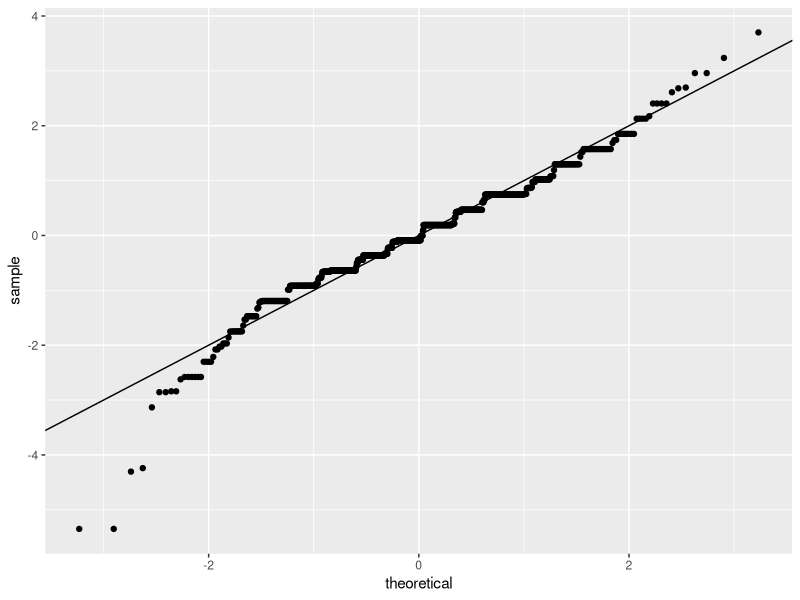
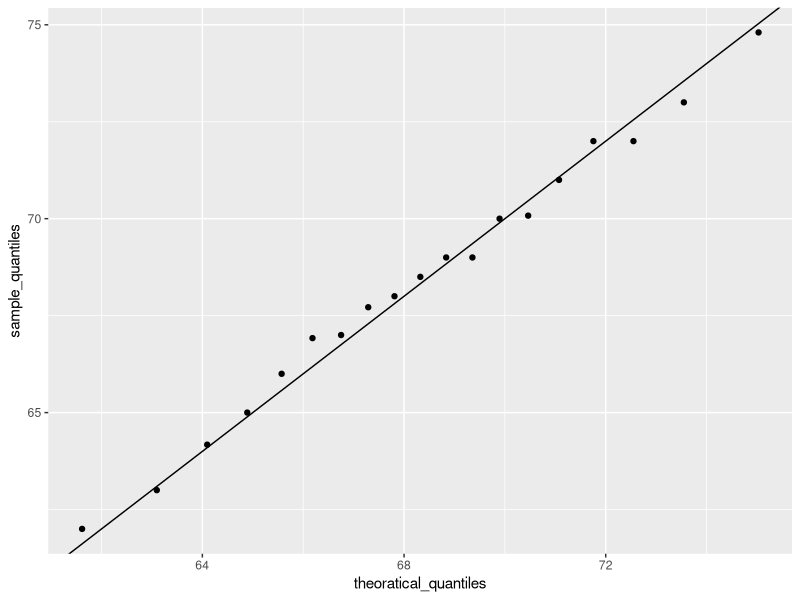
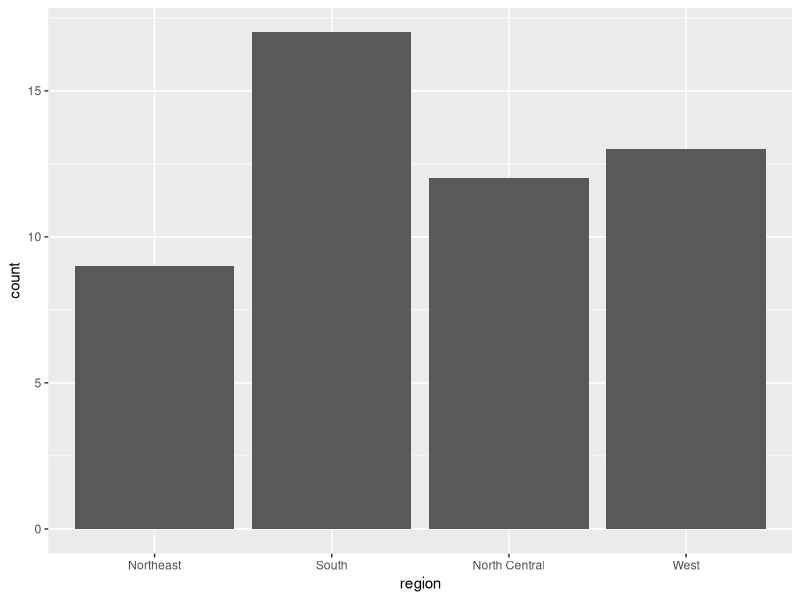
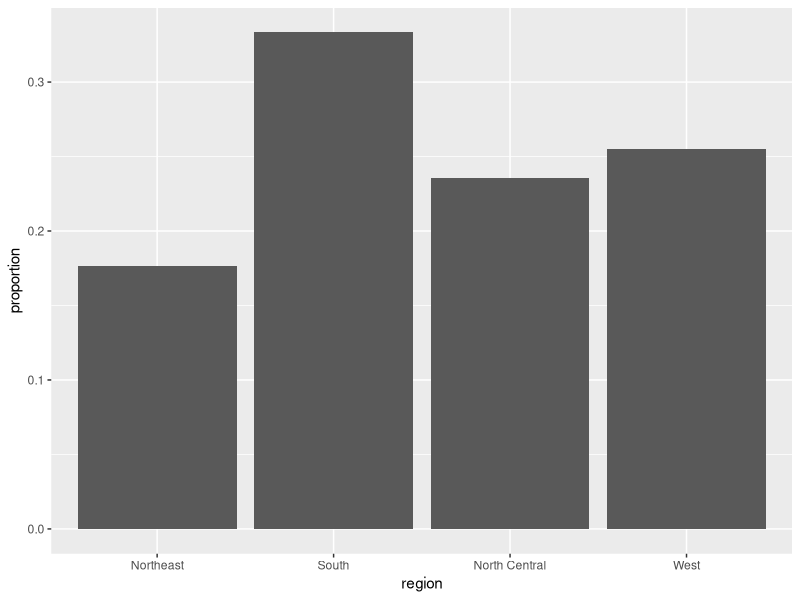
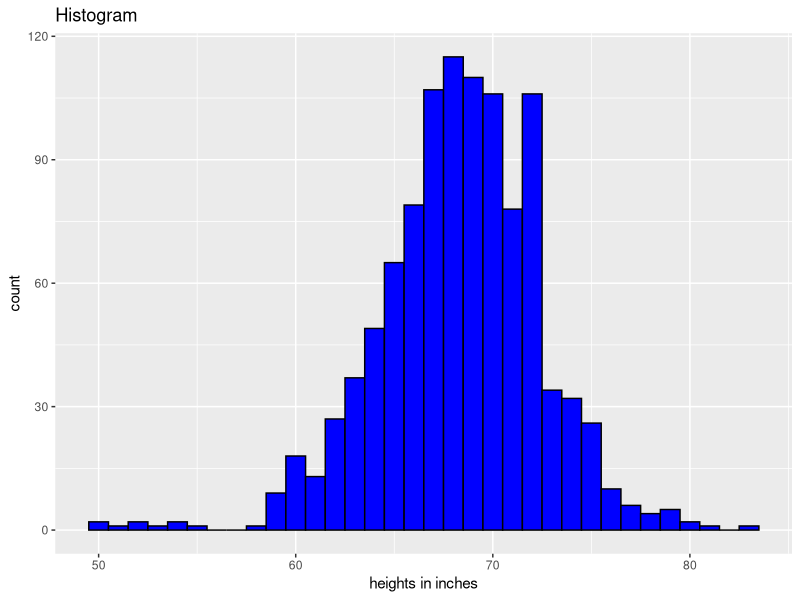
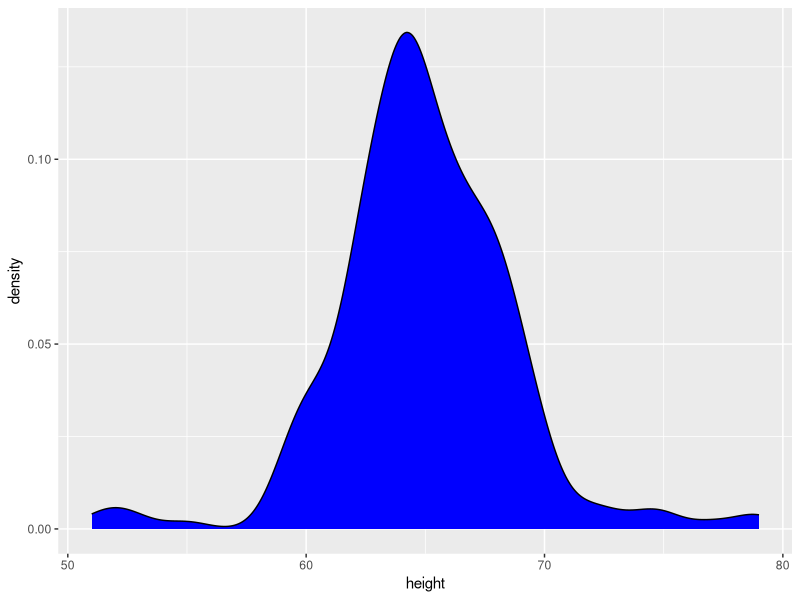
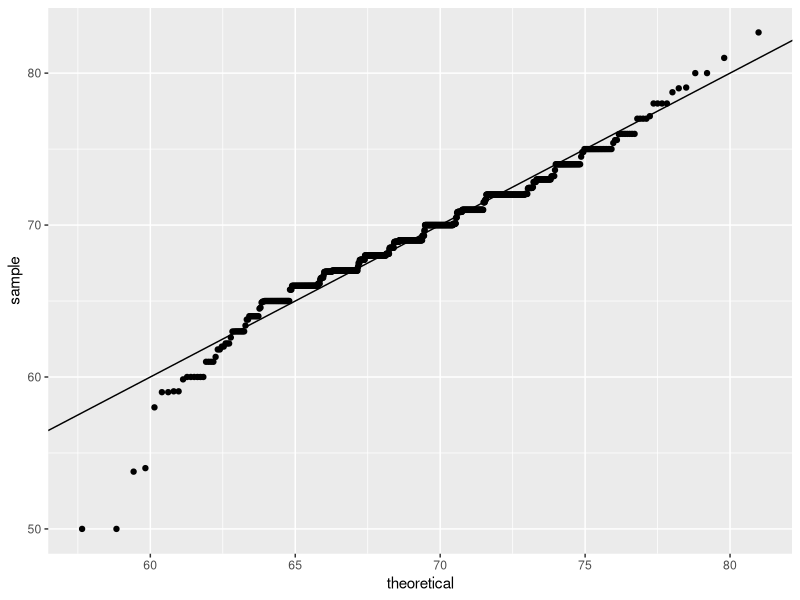
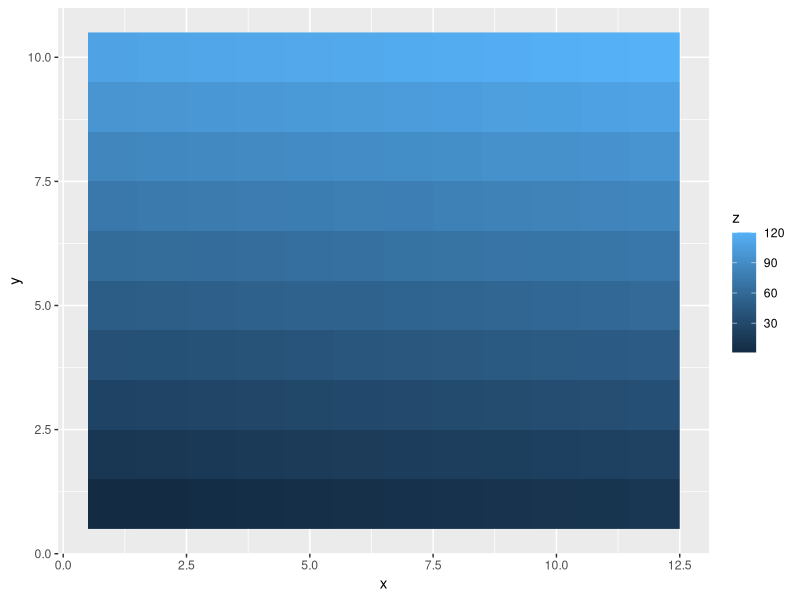

Recreate these plots in R, in order.
library(dslabs)
library(tidyverse)
data(heights)
p<-heights %>% filter(sex=="Male") %>% ggplot(aes(sample=scale(height)))+geom_qq()+geom_abline()
p
p<-seq(0.05,0.95,0.05)
sample_quantiles<-quantile(heights$height,p)
theoratical_quantiles<-qnorm(p,mean=mean(heights$height),sd=sd(heights$height))

qplot(theoratical_quantiles,sample_quantiles)+geom_abline()

#qqplot are useful to find out that whether given data is normally distrubuted or not.

#barplots
data(murders)
murders%>%ggplot(aes(region))+geom_bar()
#we often use the propotion
tab<-murders%>%count(region)%>%mutate(proportion=n/sum(n))
tab%>%ggplot(aes(region,proportion))+geom_bar(stat = "Identity")

heights%>%ggplot(aes(height))+geom_histogram(binwidth = 1,col="black",fill="blue")+xlab("heights in inches")+ggtitle("Histogram")

#density plots
heights%>%filter(sex=="Female")%>%ggplot(aes(height))+geom_density(fill="blue")

#qqplot
params<-heights%>%filter(sex=="Male")%>%summarise(mean=mean(height),sd=sd(height))
heights%>%filter(sex=="Male")%>%ggplot(aes(sample=height))+geom_qq(dparams = params)+geom_abline()

#images
x<-expand.grid(x=1:12,y=1:10)%>%mutate(z=1:120)
ima<-x%>%ggplot(aes(x,y,fill=z))+geom_raster()
ima
ima+scale_fill_gradientn(colors = terrain.colors(10))

heights%>%qplot(sex,height,data=.,geom = "boxplot")

x<-heights%>%filter(sex=="Male")%>%pull(height)

qplot(x,geom="density")
